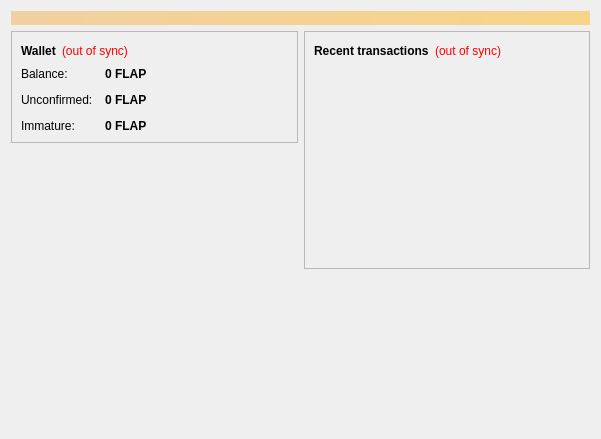
<?xml version="1.0" encoding="UTF-8"?>
<ui version="4.0">
 <class>OverviewPage</class>
 <widget class="QWidget" name="OverviewPage">
  <property name="geometry">
   <rect>
    <x>0</x>
    <y>0</y>
    <width>601</width>
    <height>439</height>
   </rect>
  </property>
  <property name="windowTitle">
   <string>Form</string>
  </property>
  <layout class="QVBoxLayout" name="topLayout">
   <item>
    <widget class="QLabel" name="labelAlerts">
     <property name="visible">
      <bool>false</bool>
     </property>
     <property name="styleSheet">
      <string notr="true">background-color: qlineargradient(x1: 0, y1: 0, x2: 1, y2: 0, stop:0 #F0D0A0, stop:1 #F8D488); color:#000000;</string>
     </property>
     <property name="wordWrap">
      <bool>true</bool>
     </property>
     <property name="margin">
      <number>3</number>
     </property>
    </widget>
   </item>
   <item>
    <layout class="QHBoxLayout" name="horizontalLayout" stretch="1,1">
     <item>
      <layout class="QVBoxLayout" name="verticalLayout_2">
       <item>
        <widget class="QFrame" name="frame">
         <property name="frameShape">
          <enum>QFrame::StyledPanel</enum>
         </property>
         <property name="frameShadow">
          <enum>QFrame::Raised</enum>
         </property>
         <layout class="QVBoxLayout" name="verticalLayout_4">
          <item>
           <layout class="QHBoxLayout" name="horizontalLayout_4">
            <item>
             <widget class="QLabel" name="label_5">
              <property name="font">
               <font>
                <weight>75</weight>
                <bold>true</bold>
               </font>
              </property>
              <property name="text">
               <string>Wallet</string>
              </property>
             </widget>
            </item>
            <item>
             <widget class="QLabel" name="labelWalletStatus">
              <property name="toolTip">
               <string>The displayed information may be out of date. Your wallet automatically synchronizes with the Flappycoin network after a connection is established, but this process has not completed yet.</string>
              </property>
              <property name="styleSheet">
               <string notr="true">QLabel { color: red; }</string>
              </property>
              <property name="text">
               <string notr="true">(out of sync)</string>
              </property>
              <property name="alignment">
               <set>Qt::AlignLeading|Qt::AlignLeft|Qt::AlignVCenter</set>
              </property>
             </widget>
            </item>
            <item>
             <spacer name="horizontalSpacer_2">
              <property name="orientation">
               <enum>Qt::Horizontal</enum>
              </property>
              <property name="sizeHint" stdset="0">
               <size>
                <width>40</width>
                <height>20</height>
               </size>
              </property>
             </spacer>
            </item>
           </layout>
          </item>
          <item>
           <layout class="QFormLayout" name="formLayout_2">
            <property name="fieldGrowthPolicy">
             <enum>QFormLayout::AllNonFixedFieldsGrow</enum>
            </property>
            <property name="horizontalSpacing">
             <number>12</number>
            </property>
            <property name="verticalSpacing">
             <number>12</number>
            </property>
            <item row="0" column="0">
             <widget class="QLabel" name="label">
              <property name="text">
               <string>Balance:</string>
              </property>
             </widget>
            </item>
            <item row="0" column="1">
             <widget class="QLabel" name="labelBalance">
              <property name="font">
               <font>
                <weight>75</weight>
                <bold>true</bold>
               </font>
              </property>
              <property name="cursor">
               <cursorShape>IBeamCursor</cursorShape>
              </property>
              <property name="toolTip">
               <string>Your current balance</string>
              </property>
              <property name="text">
               <string notr="true">0 FLAP</string>
              </property>
              <property name="textInteractionFlags">
               <set>Qt::LinksAccessibleByMouse|Qt::TextSelectableByKeyboard|Qt::TextSelectableByMouse</set>
              </property>
             </widget>
            </item>
            <item row="1" column="0">
             <widget class="QLabel" name="label_3">
              <property name="text">
               <string>Unconfirmed:</string>
              </property>
             </widget>
            </item>
            <item row="1" column="1">
             <widget class="QLabel" name="labelUnconfirmed">
              <property name="font">
               <font>
                <weight>75</weight>
                <bold>true</bold>
               </font>
              </property>
              <property name="cursor">
               <cursorShape>IBeamCursor</cursorShape>
              </property>
              <property name="toolTip">
               <string>Total of transactions that have yet to be confirmed, and do not yet count toward the current balance</string>
              </property>
              <property name="text">
               <string notr="true">0 FLAP</string>
              </property>
              <property name="textInteractionFlags">
               <set>Qt::LinksAccessibleByMouse|Qt::TextSelectableByKeyboard|Qt::TextSelectableByMouse</set>
              </property>
             </widget>
            </item>
            <item row="2" column="0">
             <widget class="QLabel" name="labelImmatureText">
              <property name="text">
               <string>Immature:</string>
              </property>
             </widget>
            </item>
            <item row="2" column="1">
             <widget class="QLabel" name="labelImmature">
              <property name="font">
               <font>
                <weight>75</weight>
                <bold>true</bold>
               </font>
              </property>
              <property name="toolTip">
               <string>Mined balance that has not yet matured</string>
              </property>
              <property name="text">
               <string notr="true">0 FLAP</string>
              </property>
              <property name="textInteractionFlags">
               <set>Qt::LinksAccessibleByMouse|Qt::TextSelectableByKeyboard|Qt::TextSelectableByMouse</set>
              </property>
             </widget>
            </item>
           </layout>
          </item>
         </layout>
        </widget>
       </item>
       <item>
        <spacer name="verticalSpacer">
         <property name="orientation">
          <enum>Qt::Vertical</enum>
         </property>
         <property name="sizeHint" stdset="0">
          <size>
           <width>20</width>
           <height>40</height>
          </size>
         </property>
        </spacer>
       </item>
       <item>
        <widget class="QLabel" name="label_wallet_bg">
         <property name="text">
          <string/>
         </property>
         <property name="pixmap">
          <pixmap resource="../bitcoin.qrc">:/images/wallet_bg</pixmap>
         </property>
         <property name="alignment">
          <set>Qt::AlignCenter</set>
         </property>
        </widget>
       </item>
      </layout>
     </item>
     <item>
      <layout class="QVBoxLayout" name="verticalLayout_3">
       <item>
        <widget class="QFrame" name="frame_2">
         <property name="frameShape">
          <enum>QFrame::StyledPanel</enum>
         </property>
         <property name="frameShadow">
          <enum>QFrame::Raised</enum>
         </property>
         <layout class="QVBoxLayout" name="verticalLayout">
          <item>
           <layout class="QHBoxLayout" name="horizontalLayout_2">
            <item>
             <widget class="QLabel" name="label_4">
              <property name="text">
               <string>&lt;b&gt;Recent transactions&lt;/b&gt;</string>
              </property>
             </widget>
            </item>
            <item>
             <widget class="QLabel" name="labelTransactionsStatus">
              <property name="toolTip">
               <string>The displayed information may be out of date. Your wallet automatically synchronizes with the Flappycoin network after a connection is established, but this process has not completed yet.</string>
              </property>
              <property name="styleSheet">
               <string notr="true">QLabel { color: red; }</string>
              </property>
              <property name="text">
               <string notr="true">(out of sync)</string>
              </property>
              <property name="alignment">
               <set>Qt::AlignRight|Qt::AlignTrailing|Qt::AlignVCenter</set>
              </property>
             </widget>
            </item>
            <item>
             <spacer name="horizontalSpacer">
              <property name="orientation">
               <enum>Qt::Horizontal</enum>
              </property>
              <property name="sizeHint" stdset="0">
               <size>
                <width>40</width>
                <height>20</height>
               </size>
              </property>
             </spacer>
            </item>
           </layout>
          </item>
          <item>
           <widget class="QListView" name="listTransactions">
            <property name="styleSheet">
             <string notr="true">QListView { background: transparent; }</string>
            </property>
            <property name="frameShape">
             <enum>QFrame::NoFrame</enum>
            </property>
            <property name="verticalScrollBarPolicy">
             <enum>Qt::ScrollBarAlwaysOff</enum>
            </property>
            <property name="horizontalScrollBarPolicy">
             <enum>Qt::ScrollBarAlwaysOff</enum>
            </property>
            <property name="selectionMode">
             <enum>QAbstractItemView::NoSelection</enum>
            </property>
           </widget>
          </item>
         </layout>
        </widget>
       </item>
       <item>
        <spacer name="verticalSpacer_2">
         <property name="orientation">
          <enum>Qt::Vertical</enum>
         </property>
         <property name="sizeHint" stdset="0">
          <size>
           <width>20</width>
           <height>40</height>
          </size>
         </property>
        </spacer>
       </item>
      </layout>
     </item>
    </layout>
   </item>
  </layout>
 </widget>
 <resources>
  <include location="../bitcoin.qrc"/>
 </resources>
 <connections/>
</ui>
